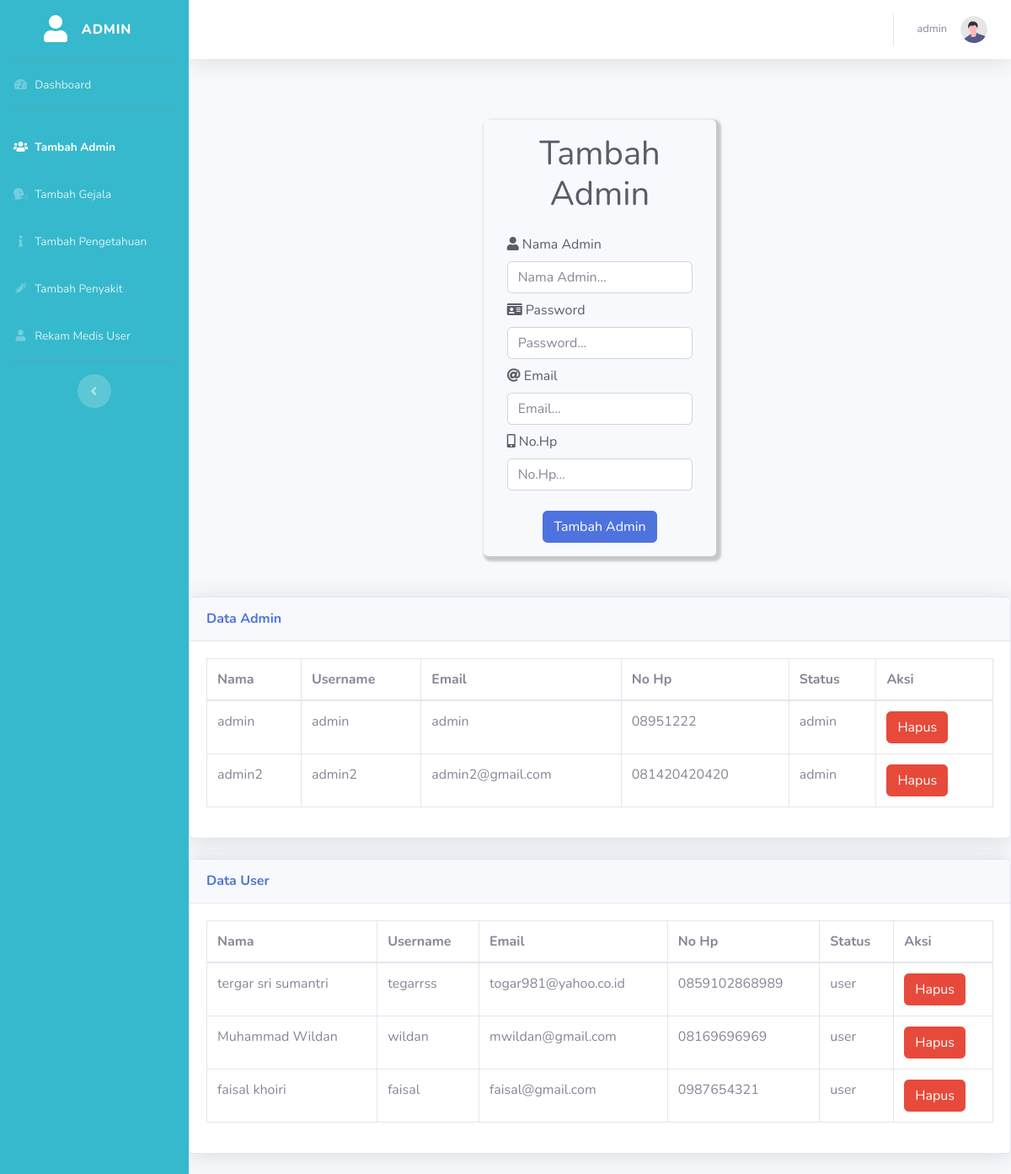
/tambahadmin.php (signed in), run on the app's committed database.
### tables this page shows
CREATE TABLE `user` (
  `id` int(11) NOT NULL,
  `username` varchar(250) NOT NULL,
  `nama` varchar(250) NOT NULL,
  `email` varchar(250) NOT NULL,
  `umur` int(11) NOT NULL,
  `tb` int(11) NOT NULL,
  `bb` int(11) NOT NULL,
  `no_hp` varchar(15) NOT NULL,
  `password` varchar(250) NOT NULL,
  `status` varchar(100) NOT NULL
);

### auth.php (called while the page is built, shortened)
<?php
  class auth
  {
    function koneksi (){
			 $host = 'localhost';
			 $name = 'root';
			 $pass = '';
			 $dbname = 'diagnosa';
			 $konek= mysqli_connect($host,$name,$pass,$dbname);
		if (mysqli_connect_errno()) {
			echo "DATABASE TIDAK ADA !  ".mysqli_connect_error();
		}else {
			$this->konek=$konek;
			return $this->konek;
		}
	}
  }
 ?>

### tambahadmin.php (the view, shortened to what this page needs)
<?php
include "auth.php";
$db=new auth();
$db->koneksi();
$db->notloggedin();
$db->notcrossuser();
?>
<!DOCTYPE html>
<html lang="en">
<head>
     <link href="https://cdn.jsdelivr.net/npm/bootstrap@5.1.3/dist/css/bootstrap.min.css" rel="stylesheet"
>
    <link href="vendor/fontawesome-free/css/all.min.css" rel="stylesheet" type="text/css">
    <link href="css/sb-admin-2.min.css" rel="stylesheet">
</head>
<body id="page-top">
    <div id="wrapper">
        <ul class="navbar-nav bg-info sidebar sidebar-dark accordion" id="accordionSidebar">
<a class="sidebar-brand d-flex align-items-center justify-content-center" href="admin.php">
    <div class="sidebar-brand-icon ">
        <i class="fas fa-user"></i>
    </div>
    <div class="sidebar-brand-text mx-3">Admin</div>
</a>
<hr class="sidebar-divider my-0">
<li class="nav-item ">
    <a class="nav-link" href="admin.php">
        <i class="fas fa-fw fa-tachometer-alt"></i>
        <span>Dashboard</span></a>
</li>
<hr class="sidebar-divider">
<li class="nav-item active">
                <a class="nav-link" href="tambahadmin.php">
                    <i class="fas fa-fw fa-users"></i>
                    <span> Tambah Admin</span>
                </a>
            </li>
            <li class="nav-item">
                <a class="nav-link" href="tambahgejala.php">
                    <i class="fas fa-fw fa-head-side-cough"></i>
                    <span> Tambah Gejala</span>
                </a>
            </li>
            <li class="nav-item">
                <a class="nav-link" href="tambahpengetahuan.php">
                    <i class="fas fa-fw fa-info"></i>
                    <span> Tambah Pengetahuan</span>
                </a>
            </li>
            <li class="nav-item">
                <a class="nav-link" href="tambahpenyakit.php">
                    <i class="fas fa-fw fa-syringe"></i>
                    <span> Tambah Penyakit</span>
                </a>
            </li>
            <li class="nav-item">
                <a class="nav-link" href="rekammedis.php">
                    <i class="fas fa-fw fa-user"></i>
                    <span>Rekam Medis User</span>
                </a>
            </li>
<hr class="sidebar-divider d-none d-md-block">
<div class="text-center d-none d-md-inline">
    <button class="rounded-circle border-0" id="sidebarToggle"></button>
</div>
</ul>
        <div id="content-wrapper" class="d-flex flex-column">
            <div id="content">
                <nav class="navbar navbar-expand navbar-light bg-white topbar mb-4 static-top shadow">
                    <ul class="navbar-nav ml-auto">
                        <li class="nav-item dropdown no-arrow">
                            <a class="nav-link dropdown-toggle" href="#" id="userDropdown" role="button"
                                data-toggle="dropdown" aria-haspopup="true" aria-expanded="false">
                                <span class="mr-3 d-none d-lg-inline text-gray-600 small">
                                    <?php
                                     echo $_SESSION["nama"];
                                    ?>
                                </span>
                                <img class="img-profile rounded-circle" src="img/undraw_profile.svg">
                            </a>
                        </li>
                    </ul>
                </nav>
                <div class="container-fluid">
                    <div class="row justify-content-center">
                        <div class="col-12 col-sm-14 col-md-5">
                            <div class="p-3 m-5 bg-light text-dark rounded" style="box-shadow: 3px 3px 3px 3px rgba(0,0,0,0.2);">
                                <h1 class="mb-4" align="center">Tambah Admin</h1>
                                <form action="" method="post">
                                <div class="mt-2 mb-2 col">
                                    <i class="fas fa-user"></i>
                                    <label for="exampleFormControlInput1" class="form-label">Nama Admin</label>
                                    <input type="text" name="namaadmin" class="form-control" id="exampleFormControlInput1" placeholder="Nama Admin...">
                                    <div class="mt-2">
                                        <i class="fas fa-id-card"></i>
                                        <label for="exampleFormControlInput1" class="form-label">Password</label>
                                        <input type="text" name="nip" class="form-control" id="exampleFormControlInput1" placeholder="Password...">
                                    </div>
                                    <div class="mt-2">
                                        <i class="fas fa-at"></i>
                                        <label for="exampleFormControlInput1" class="form-label">Email</label>
                                        <input type="email" name="email" class="form-control" id="exampleFormControlInput1" placeholder="Email...">
                                    </div>
                                    <div class="mt-2">
                                        <i class="fas fa-mobile-alt"></i>
                                        <label for="exampleFormControlInput1" class="form-label">No.Hp</label>
                                        <input type="text" name="nohp" class="form-control" id="exampleFormControlInput1" placeholder="No.Hp...">
                                    </div>
                                </div>
                                <div class="text-center">
                                <button class="mt-3 btn btn-primary" type="submit" name="tambahadmin">Tambah Admin</button>
                                </div>
                                </form>
                            </div>
                        </div>
                    </div>
                </div>
                <div class="card shadow mb-4">
                        <div class="card-header py-3">
                            <h6 class="m-0 font-weight-bold text-primary">Data Admin</h6>
                        </div>
                        <div class="card-body">
                            <div class="table-responsive">
                                <table class="table table-bordered" id="dataTable" width="100%" cellspacing="0">
                                    <thead>
                                        <tr>
                                            <th>Nama</th>
                                            <th>Username</th>
                                            <th>Email</th>
                                            <th>No Hp</th>
                                            <th>Status</th>
                                            <th>Aksi</th>
                                        </tr>
                                    </thead>
                                    <tbody>
                                    <?php
                                    $admin = mysqli_query($db->konek,"SELECT * from user WHERE status = 'admin'");
                                    while($adm = mysqli_fetch_array($admin)){ ?>
                                    <tr>
                                        <td><?php echo $adm['nama']?></td>
                                        <td><?php echo $adm['username']?></td>
                                        <td><?php echo $adm['email']?></td>
                                        <td><?php echo $adm['no_hp']?></td>
                                        <td><?php echo $adm['status']?></td>
                                        <td><form method="GET" action=""> <a class="btn btn-danger" href="tambahadmin.php?id2=<?php echo base64_encode($adm['id']);?>" name="hapus">Hapus</a></form></td>
                                    </tr>
                                    <?php } ?>
                                    </tbody>
                                </table>
                            </div>
                        </div>
                    </div>
            </div>
            <div class="card shadow mb-4">
                        <div class="card-header py-3">
                            <h6 class="m-0 font-weight-bold text-primary">Data User</h6>
                        </div>
                        <div class="card-body">
                            <div class="table-responsive">
                                <table class="table table-bordered" id="dataTable" width="100%" cellspacing="0">
                                    <thead>
                                        <tr>
                                            <th>Nama</th>
                                            <th>Username</th>
                                            <th>Email</th>
                                            <th>No Hp</th>
                                            <th>Status</th>
                                            <th>Aksi</th>
                                        </tr>
                                    </thead>
                                    <tbody>
                                    <?php
                                    $user = mysqli_query($db->konek,"SELECT * from user WHERE status = 'user'");
                                    while($users = mysqli_fetch_array($user)) { ?>
                                    <tr>
                                        <td><?php echo $users['nama']?></td>
                                        <td><?php echo $users['username']?></td>
                                        <td><?php echo $users['email']?></td>
                                        <td><?php echo $users['no_hp']?></td>
                                        <td><?php echo $users['status']?></td>
                                        <td><form method="GET" action=""> <a class="btn btn-danger" href="tambahadmin.php?id2=<?php echo base64_encode($users['id']);?>" name="hapus">Hapus</a></form></td>
                                    </tr>
                                    <?php } ?>
                                    </tbody>
                                </table>
                            </div>
                        </div>
                    </div>
            </div>
        </div>
</body>
</html>

### data on the page
user: nama "admin", username "admin", email "admin", no_hp "08951222", status "admin"
user: nama "admin2", username "admin2", email "admin2@gmail.com", no_hp "081420420420", status "admin"
user: nama "tergar sri sumantri", username "tegarrss", email "togar981@yahoo.co.id", no_hp "0859102868989", status "user"
user: nama "Muhammad Wildan", username "wildan", email "mwildan@gmail.com", no_hp "08169696969", status "user"
user: nama "faisal khoiri", username "faisal", email "faisal@gmail.com", no_hp "0987654321", status "user"

### other printed values
$_SESSION["nama"] "admin"
